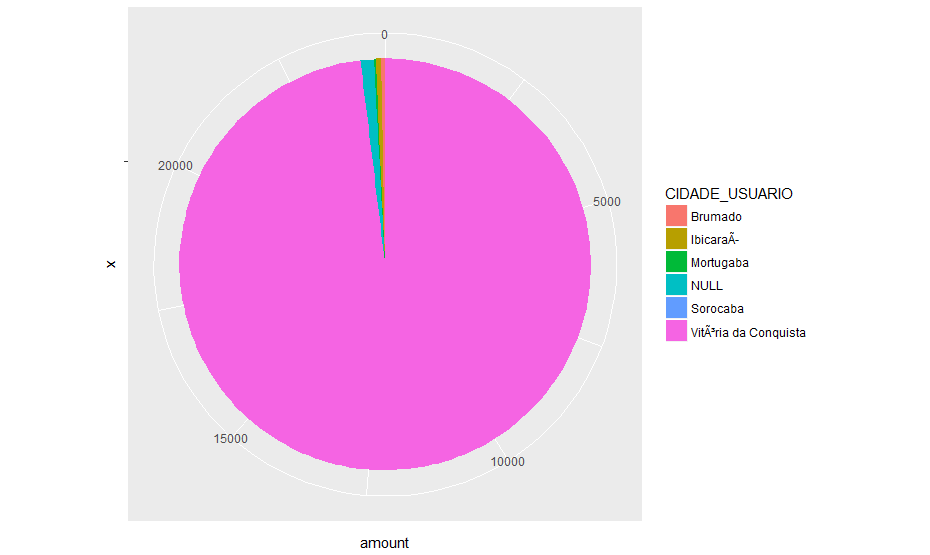

The R source for this figure:
library(dplyr)
library(ggplot2)
library(scales)

app <- read.csv("aplicativo.csv", header=TRUE, sep=",")

# Tipos de dispositivos
dispositivos = app %>%
		group_by(CIDADE_USUARIO) %>%
		summarise(
				amount = n()
		)

pie_disp = ggplot(dispositivos, aes(x="", y=amount, fill=CIDADE_USUARIO)) +
		geom_bar(width = 1, stat = "identity") +
		coord_polar("y", start=0)
 
plot(pie_disp)
